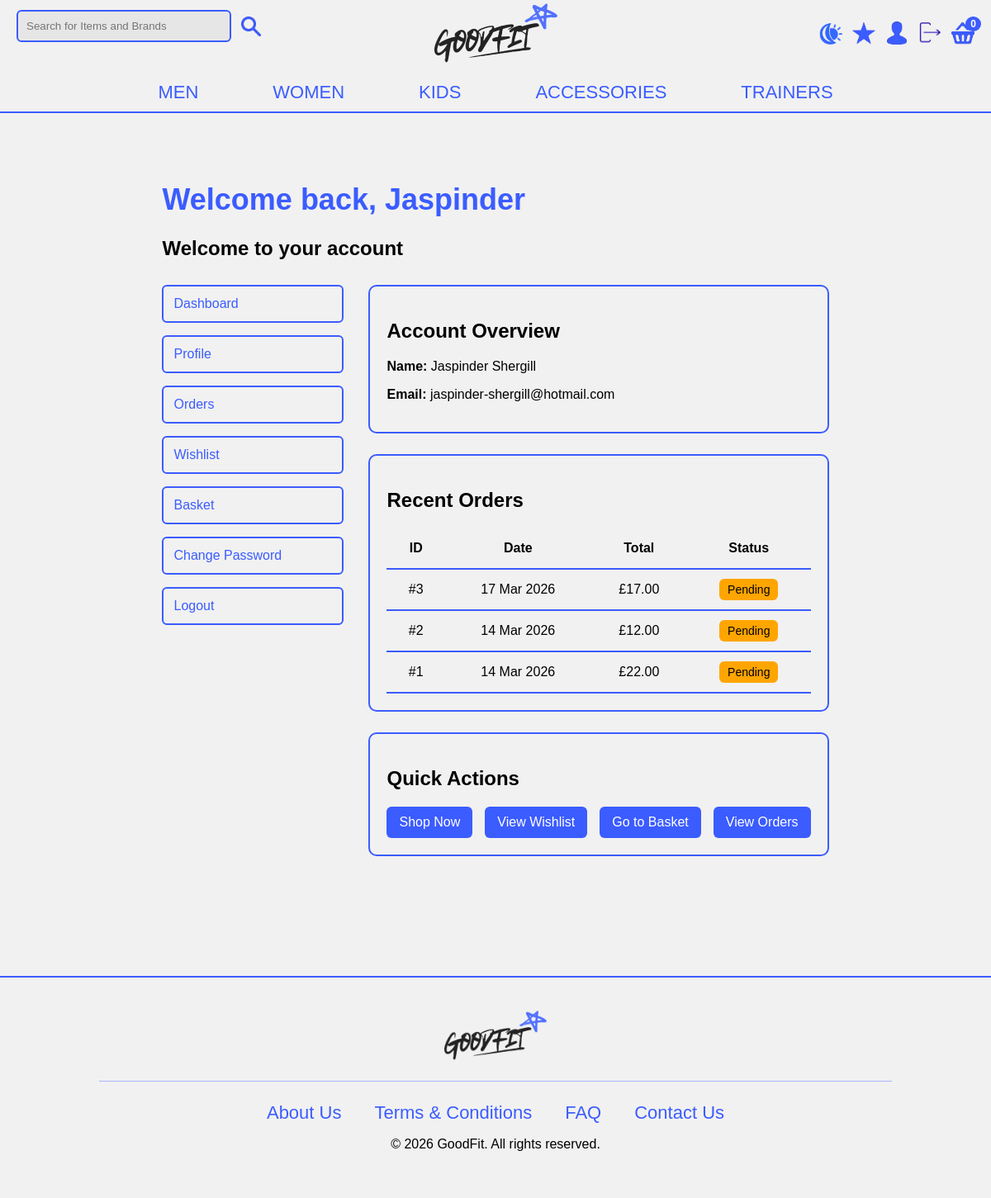
/customer_dashboard.php (signed in), run on an earlier commit of the app's database.
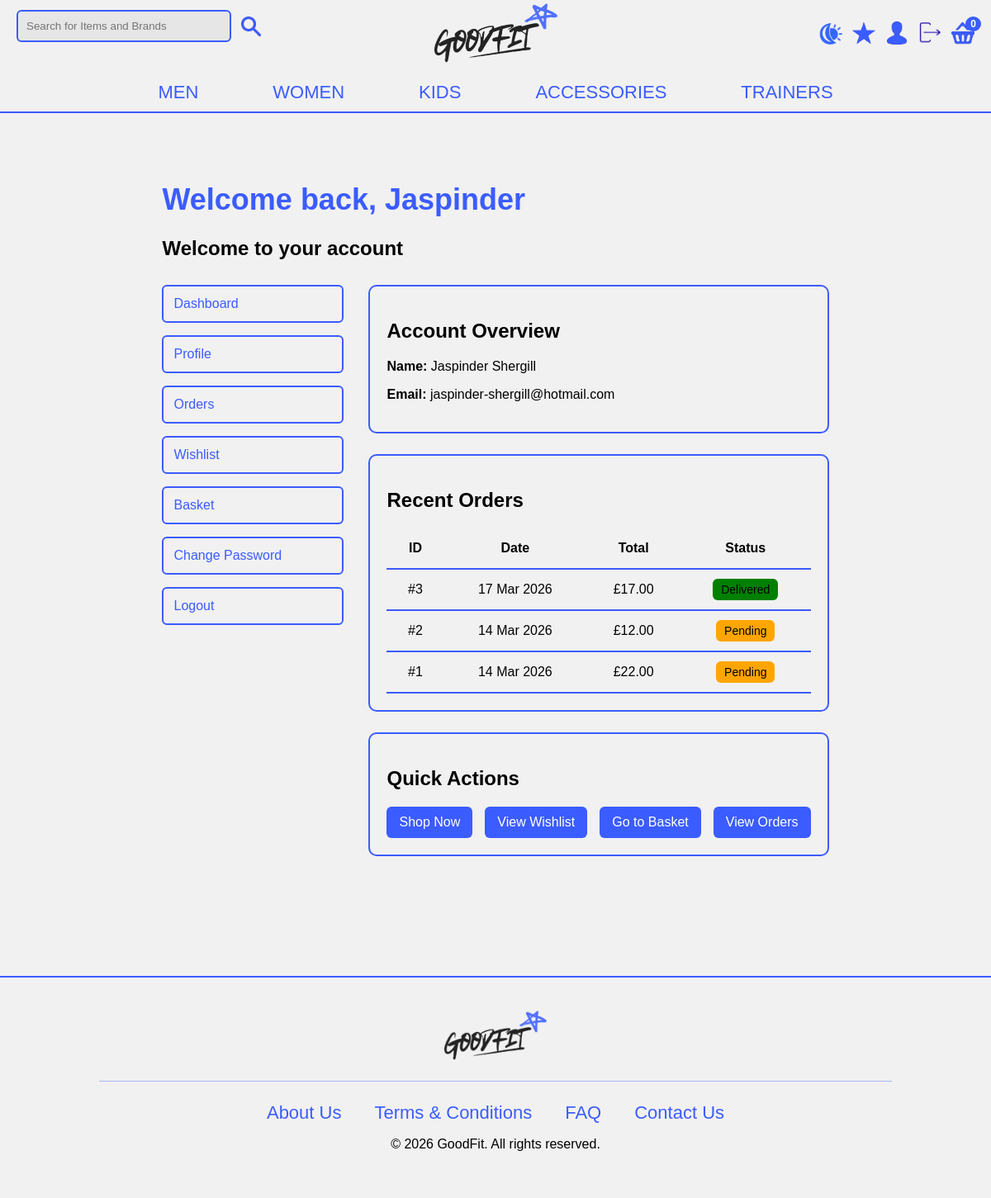
And on a later commit of the database.
### tables this page shows
CREATE TABLE `orders` (
  `order_id` int(11) NOT NULL,
  `user_id` int(11) DEFAULT NULL,
  `order_date` timestamp NULL DEFAULT current_timestamp(),
  `total_amount` decimal(10,2) DEFAULT NULL,
  `status` enum('pending','shipped','delivered','cancelled') DEFAULT 'pending',
  `full_name` varchar(150) NOT NULL,
  `address1` varchar(255) NOT NULL,
  `address2` varchar(255) DEFAULT NULL,
  `city` varchar(100) NOT NULL,
  `postcode` varchar(20) NOT NULL,
  `phone` varchar(20) NOT NULL
);

### customer_dashboard.php (the view, shortened to what this page needs)
<?php
include 'connectdb.php';
include 'navbar.php';
$user_id = $_SESSION['user_id'];
$user_stmt = $db->prepare("SELECT first_name, last_name, email FROM users WHERE user_id = :id");
$user_stmt->execute(['id' => $user_id]);
$user = $user_stmt->fetch();
$order_stmt = $db->prepare("
    SELECT order_id, order_date, total_amount, status
    FROM orders
    WHERE user_id = :id
    ORDER BY order_date DESC
    LIMIT 5
");
$order_stmt->execute(['id' => $user_id]);
$orders = $order_stmt->fetchAll();
?>
<div class="dashboard-container">
    <div class="dashboard-header">
        <h1>Welcome back, <?= htmlspecialchars($user['first_name']) ?> </h1>
        <h2>Welcome to your account</h2>
    </div>
    <div class="dashboard-layout">
        <div class="dashboard-sidebar">
            <a href="customer_dashboard.php">Dashboard</a>
            <a href="account.php">Profile</a>
            <a href="orders.php">Orders</a>
            <a href="wishlist.php">Wishlist</a>
            <a href="basket.php">Basket</a>
            <a href="password_change.php">Change Password</a>
            <a href="logout.php" class="profile-btn delete-btn">Logout</a>
        </div>
        <div class="dashboard-main">
            <div class="dashboard-card">
                <h2>Account Overview</h2>
                <p><strong>Name:</strong> <?= htmlspecialchars($user['first_name'] . ' ' . $user['last_name']) ?></p>
                <p><strong>Email:</strong> <?= htmlspecialchars($user['email']) ?></p>
            </div>
            <div class="dashboard-card">
                <h2>Recent Orders</h2>
                <?php if (!$orders): ?>
                    <p>Hi, <?= htmlspecialchars($user['first_name']) ?>
                    you don't have any recent orders. Check out our newest arrivals for men, women & kids! PS When you place an order you'll get updates here.
                    </p>
                <?php else: ?>
                    <table class="orders-table">
                        <tr>
                            <th>ID</th>
                            <th>Date</th>
                            <th>Total</th>
                            <th>Status</th>
                        </tr>
                        <?php foreach ($orders as $o): ?>
                            <tr>
                                <td>#<?= $o['order_id'] ?></td>
                                <td><?= date("d M Y", strtotime($o['order_date'])) ?></td>
                                <td>£<?= number_format($o['total_amount'], 2) ?></td>
                                <td>
                                    <span class="status <?= $o['status'] ?>">
                                        <?= ucfirst($o['status']) ?>
                                    </span>
                                </td>
                            </tr>
                        <?php endforeach; ?>
                    </table>
                <?php endif; ?>
            </div>
            <div class="dashboard-card">
                <h2>Quick Actions</h2>
                <div class="quick-links">
                    <a href="products.php">Shop Now</a>
                    <a href="wishlist.php">View Wishlist</a>
                    <a href="basket.php">Go to Basket</a>
                    <a href="orders.php">View Orders</a>
                </div>
            </div>
        </div>
    </div>
</div>
<?php include 'footer.php'; ?>

What changed in the data, as far as the page shows it:
changed orders id 3: status "Pending" → "Delivered"
